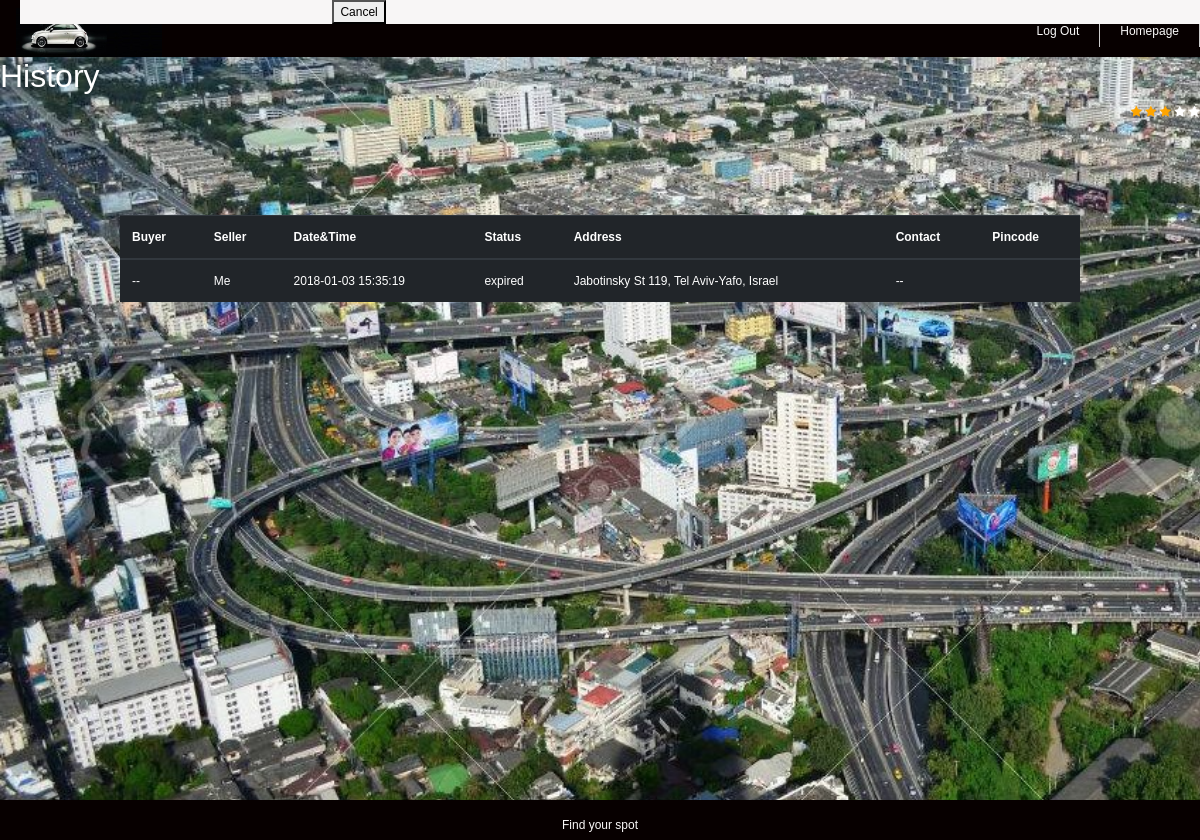
Before: /last_activity/ (signed in) with the older database file.
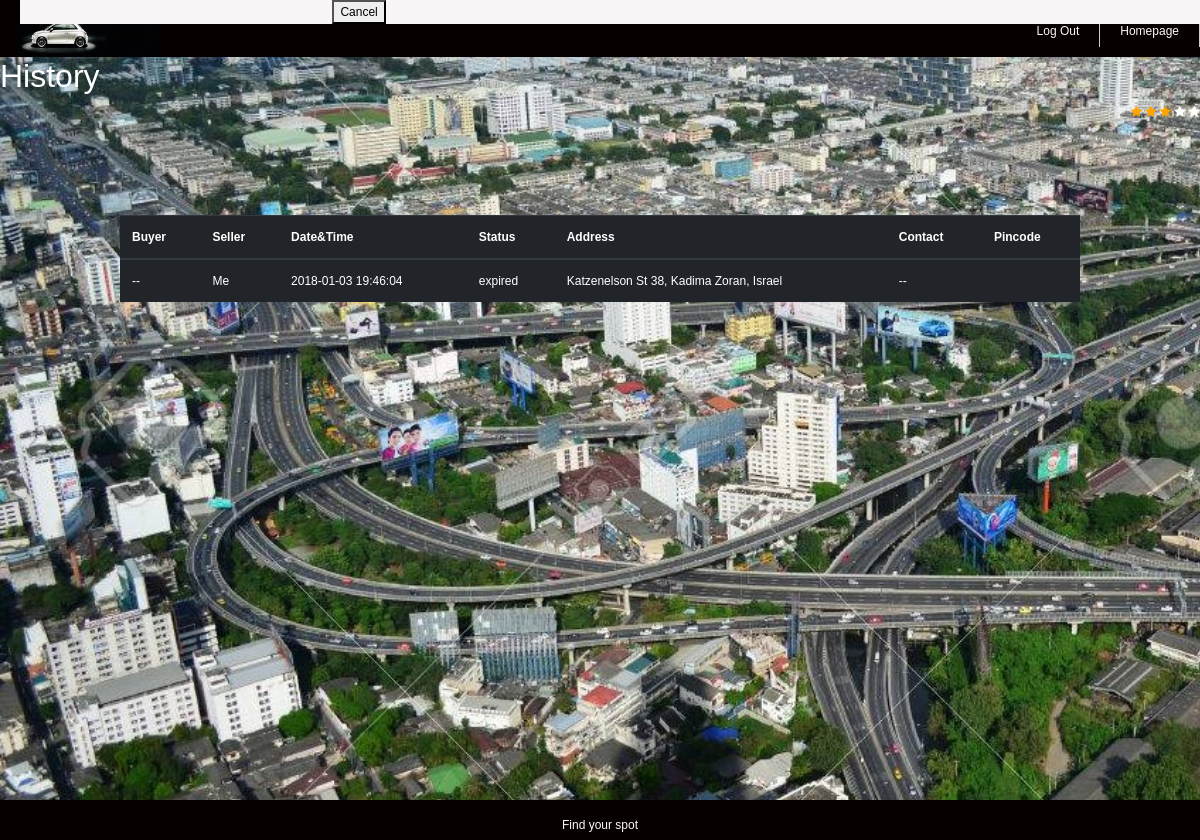
After: the same page with the newer database file.
### polls/models.py (models this page shows, shortened)
class Purchase(models.Model):
	buyer_id	= models.IntegerField(default=-1) 	# user id
	seller_id	= models.IntegerField(default=-1) 	# user id
	cost 		= models.IntegerField(default=10)
	parking_time 	= models.CharField(max_length=200, default="") #  max 30 minutes from the offering time
	status 		= models.CharField(max_length=200, default="available") # available, in process, done, canceled, expired etc.
	parking_rate 	= models.DecimalField(max_digits=3,decimal_places=2,default=Decimal('0.0000'))
	target_address 	= models.CharField(max_length=200) #string. full address
	target_address_lat = models.CharField(max_length=2000)
	target_address_lng = models.CharField(max_length=2000)
	parking_address = models.CharField(max_length=200) #string. full address
	parking_address_lat = models.CharField(max_length=2000)
	parking_address_lng = models.CharField(max_length=2000)
	lock 			= threading.Lock()
	cond 			= threading.Condition(threading.Lock())
	pin_code		= models.CharField(max_length=2000, default="-1")
	attempt_failure = 0
	parking_actual_rank = models.DecimalField(max_digits=3,decimal_places=2,default=Decimal('0.0000'))

### polls/views.py (the view)
# urls.py: url(r'^last_activity/$', views.call_last_activity, name='call_last_activity'),
def call_last_activity(request):
	sell_purchase = Purchase.objects.filter(seller_id = request.user.pk)
	max_pk = 0
	last_activity = None
	buy_purchase = Purchase.objects.filter(buyer_id = request.user.pk)
	for purchase in sell_purchase:
		if (purchase.pk > max_pk):
			max_pk = purchase.pk
			last_activity = purchase
	for purchase in buy_purchase:
		if (purchase.pk > max_pk):
			max_pk = purchase.pk
			last_activity = purchase
	if (last_activity == None):
		last_activity = ["", "", "", "", "", "", "", "-1"]
		return render(request, 'polls/last_activity', {'last_activity':last_activity })
	if (minutes_elapsed(last_activity.parking_time) > 0 and last_activity.status != "done" and last_activity.status != "canceled"):
		last_activity.status = "expired"
		last_activity.save()
	seller_username = (User.objects.get(pk = last_activity.seller_id)).username
	if (last_activity.buyer_id == -1):
		buyer_username = "--"
		contact = "--"
	else:
		buyer_username = (User.objects.get(pk = last_activity.buyer_id)).username
		contact = (User.objects.get(pk = last_activity.buyer_id)).phone_number
	if (last_activity.seller_id == request.user.pk):
		seller_username = "Me"
		pincode = ""
	else:
		buyer_username = "Me"
		contact = (User.objects.get(pk = last_activity.seller_id)).profile.phone_number
		pincode = last_activity.pincode
	last_activity = [buyer_username, seller_username, last_activity.parking_time, last_activity.status, last_activity.parking_address, contact, pincode, last_activity.pk]
	return render(request, 'polls/last_activity.html', {'last_activity':last_activity })

### polls/views.py (called while the page is built)
def minutes_elapsed(last_failure_in_string):
	"""
		Return True if user is still in timeout
	"""
	last_failure_in_datetime = datetime.datetime.strptime(last_failure_in_string, "%Y-%m-%d %H:%M:%S")
	diff = (datetime.datetime.now() - last_failure_in_datetime)
	return (diff.total_seconds() / 60)

### polls/templates/polls/last_activity.html (shortened to what this page needs)
<!DOCTYPE html>
<html>
<head>
  <link rel="stylesheet" href="https://maxcdn.bootstrapcdn.com/bootstrap/4.0.0-beta.2/css/bootstrap.min.css">
	<link rel="stylesheet" href="https://cdnjs.cloudflare.com/ajax/libs/font-awesome/4.7.0/css/font-awesome.min.css">
</head>
<body>
	<div class="all_site">
	{% load static %}
	<link rel="stylesheet" type="text/css" href="{% static "polls/_css/History.css" %}">
    <div class="body">
        <header>
            <div class="logo">
                <img src="{% static "_images/cars.jpg" %}" height="49"/>
            </div>
            <nav>
                <ul>
                    <a href="{% url 'polls:homepage' %}"><li>Homepage</li></a>
                    <a href="{% url 'polls:logout' %}"><li>Log Out</li></a>
                </ul>
            </nav>
        </header>
  <h2>History</h2>
  <div class = "pull-right">
	<span class="fa fa-star checked"></span>
	<span class="fa fa-star checked"></span>
	<span class="fa fa-star checked"></span>
	<span class="fa fa-star"></span>
	<span class="fa fa-star"></span>
  </div>
  <table class="table table-dark">
    <thead>
      <tr>
	<th>Buyer</th>
	<th>Seller</th>
	<th>Date&Time</th>
	<th>Status</th>
	<th>Address</th>
	<th>Contact</th>
	<th>Pincode</th>
      </tr>
    </thead>
    <tbody>
      		<tr>
        		<td id="buyer">{{last_activity.0}}</td>
        		<td id="seller">{{last_activity.1}}</td>
        		<td id="date">{{last_activity.2}}</td>
        		<td id="status">{{last_activity.3}}</td>
        		<td id="address">{{last_activity.4}}</td>
        		<td id="contact">{{last_activity.5}}</td>
        		<td id="pincode">{{last_activity.6}}</td>
      		</tr>
    </tbody>
  </table>
</div>
			<button type="button" id="cancel_button" onclick = cancelPurchase() >Cancel</button>
</body>
<footer>
	<p>Find your spot</p>
</footer>
</html>

Changed rows visible on the page:
no longer on this page (row edited): Purchase: parking_time "2018-01-03 15:35:19", status "expired", parking_address "Jabotinsky St 119, Tel Aviv-Yafo, Israel"
added Purchase: parking_time "2018-01-03 19:46:04", status "expired", parking_address "Katzenelson St 38, Kadima Zoran, Israel"
